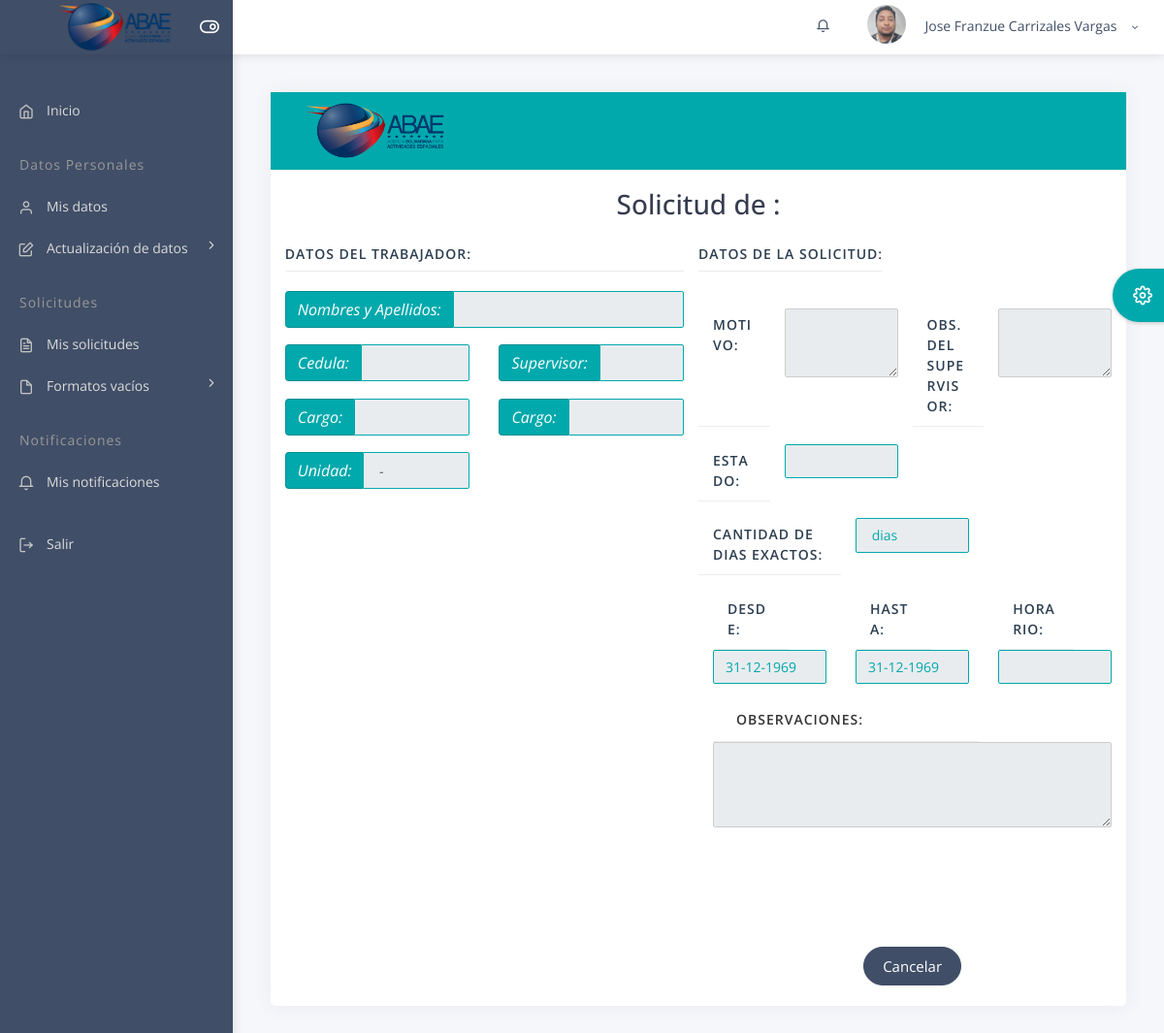
Page /home/solicitudes-read.php (signed in) on the committed database.
### tables this page shows
CREATE TABLE `datos_personales` (
  `id_datos_personales` int(11) NOT NULL,
  `id_usuario` int(11) DEFAULT NULL,
  `id_municipio` int(11) DEFAULT NULL,
  `fecha_registro` date DEFAULT current_timestamp(),
  `domicilio` varchar(100) NOT NULL,
  `lugar_nacimiento` varchar(100) NOT NULL,
  `fecha_nacimiento` date DEFAULT NULL,
  `sexo` varchar(20) NOT NULL,
  `estado_civil` varchar(50) NOT NULL,
  `talla_camisa` varchar(10) NOT NULL,
  `talla_pantalon` varchar(10) NOT NULL,
  `talla_calzado` varchar(10) NOT NULL,
  `estatura` varchar(10) NOT NULL,
  `peso` varchar(10) NOT NULL,
  `perfil_dominante` varchar(50) NOT NULL,
  `telefono_movil` varchar(20) NOT NULL,
  `telefono_habitacion` varchar(20) NOT NULL DEFAULT 'N/A',
  `rif` varchar(20) NOT NULL,
  `contacto_emergencia` varchar(50) NOT NULL,
  `telefono_emergencia` varchar(50) NOT NULL,
  `alergias` varchar(200) NOT NULL DEFAULT 'Ninguna',
  `tipo_sangre` varchar(20) NOT NULL,
  `padece_enfermedad_cronica` varchar(50) DEFAULT 'N/A',
  `esta_embarazada` varchar(10) NOT NULL,
  `meses_gestacion` varchar(10) DEFAULT 'N/A',
  `firma` varchar(500) DEFAULT NULL,
  `estatus` varchar(10) DEFAULT 'Inactivo',
  `foto` varchar(100) NOT NULL DEFAULT 'default_image.jpg',
  `cantidad_hijos` int(10) NOT NULL DEFAULT 0,
  `enfermedad_cronica` varchar(200) NOT NULL DEFAULT 'N/A',
  `nombre_conyugue` varchar(200) NOT NULL DEFAULT 'N/A',
  `parroquia` int(10) DEFAULT 0
);

CREATE TABLE `usuario` (
  `id_usuario` int(11) NOT NULL,
  `nombres` varchar(50) NOT NULL,
  `apellidos` varchar(50) NOT NULL,
  `cedula` varchar(20) NOT NULL,
  `cargo` varchar(30) NOT NULL,
  `user` varchar(50) NOT NULL,
  `pass` varchar(50) NOT NULL,
  `tipo_usuario` varchar(50) NOT NULL,
  `estatus` varchar(10) DEFAULT NULL,
  `id_jefe` int(30) NOT NULL,
  `step` int(10) NOT NULL DEFAULT 0,
  `correo` varchar(200) DEFAULT NULL
);

### views/solicitud-read.php (the view, shortened to what the rows shown need)
<!DOCTYPE html>
<html lang="en">
<head>
    <link rel="stylesheet" type="text/css" href="..\files\bower_components\bootstrap\css\bootstrap.min.css">
    <link rel="stylesheet" type="text/css" href="..\files\assets\icon\themify-icons\themify-icons.css">
    <link rel="stylesheet" type="text/css" href="..\files\assets\icon\icofont\css\icofont.css">
    <link rel="stylesheet" type="text/css" href="..\files\assets\icon\feather\css\feather.css">
    <link rel="stylesheet" type="text/css" href="..\files\assets\css\style.css">
    <link rel="stylesheet" type="text/css" href="..\files\assets\css\jquery.mCustomScrollbar.css">
    <link rel="stylesheet" type="text/css" href="..\files\assets\css\new-style.css">
</head>

### views/homebar.php (shortened to what the rows shown need)
<?php
require_once '../database/conexion.php';
$idUser = $_SESSION["id_usuario"];
$sql = "SELECT * FROM usuario WHERE id_usuario = '$idUser' LIMIT 1";
$data = "SELECT * FROM datos_personales WHERE id_usuario = '$idUser' LIMIT 1;";
$resultado = mysqli_query($conn, $sql);
$resulData = mysqli_query($conn, $data);
$personal_data = mysqli_fetch_assoc($resulData);
$fila = mysqli_fetch_assoc($resultado);
?>
<head>
    <link rel="stylesheet" type="text/css" href="..\files\bower_components\bootstrap\css\bootstrap.min.css">
    <link rel="stylesheet" type="text/css" href="..\files\assets\icon\feather\css\feather.css">
    <link rel="stylesheet" type="text/css" href="..\files\assets\css\component.css">
    <link rel="stylesheet" type="text/css" href="..\files\assets\css\style.css">
    <link rel="stylesheet" type="text/css" href="..\files\assets\css\jquery.mCustomScrollbar.css">
    <link rel="stylesheet" type="text/css" href="..\files\assets\css\new-style.css">
</head>
<body id="homebar-container">
    <div id="pcoded" class="pcoded">
        <div class="pcoded-container navbar-wrapper">
            <nav class="navbar header-navbar pcoded-header">
                <div class="navbar-wrapper">
                    <div class="navbar-container container-fluid">
                        <ul class="nav-right">
                            <li style="height:49px" class="d-flex align-items-center px-0">
                                <div style="width:40px;height:40px;overflow: hidden;border-radius:50%;text-align:center;position: relative;" class="" alt="">
                                    <img src="../assets/empleados-images/<?php if ($personal_data != null) {
                                                                                echo $personal_data['foto'];
                                                                            } else {
                                                                                echo "avatar_default.jpg";
                                                                            } ?>" style="position: absolute;top: 50%;left: 50%;transform: translate(-50%, -50%);min-width: 100%;min-height: 100%; width:40px">
                                </div>
                            </li>
                            <li class="user-profile header-notification" style="padding: 0px;">
                                <div class="dropdown-primary dropdown" style="text-align: center;">
                                    <div class="dropdown-toggle" data-toggle="dropdown" style="text-align:center;">
                                        <span><?php echo $fila['nombres'] . " " . $fila['apellidos'] ?></span>
                                        <i class="feather icon-chevron-down"></i>
                                    </div>
                                </div>
                            </li>
                        </ul>
                    </div>
                </div>
            </nav>
                                <?php
                                include $view;
                                ?>
                            </div>
                        </div>
</body>

### rows in the picture
datos_personales: foto (picture)
usuario: nombres "Jose Franzue", apellidos "Carrizales Vargas"
